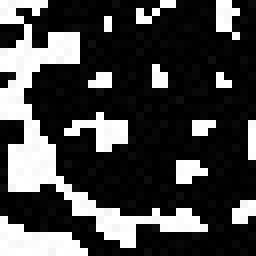
#> input picture small_lemon.jpeg, 32 x 32 px (shown 8 times larger)
$ python test.py
#> lines starting #> are read from the running program, lines starting #| are printed output that depends on the picture
#> further down, imgeLena is the input picture: PIL image 32x32 L; min 0, max 255, mean 68.1
#| Image Size: (32, 32)
import numpy as np

import matplotlib.pyplot as plt

#import matplotlib.image as img
import PIL.Image as Image

import math
import cmath

import time

import csv

from numpy import binary_repr


class DCT(object):
    """
    This class DCT implements all the procedures for transforming a given 2D digital image
    into its corresponding frequency-domain image (Forward DCT Transform)
    """

    @classmethod
    def __computeSinglePoint2DCT(self, imge, u, v, N):
        """
        A private method that computes a single value of the 2D-DCT from a given image.

        Parameters
        ----------
        imge : ndarray
            The input image.

        u : ndarray
            The index in x-dimension.

        v : ndarray
            The index in y-dimension.

        N : int
            Size of the image.

        Returns
        -------
        result : float
            The computed single value of the DCT.
        """
        result = 0

        for x in range(N):
            for y in range(N):
                result += imge[x, y] * math.cos(((2*x + 1)*u*math.pi)/(2*N)) * math.cos(((2*y + 1)*v*math.pi)/(2*N))

        #Add the tau value to the result
        if (u==0) and (v==0):
            result = result/N
        elif (u==0) or (v==0):
            result = (math.sqrt(2.0)*result)/N
        else:
            result = (2.0*result)/N

        return result

    @classmethod
    def __computeSinglePointInverse2DCT(self, imge, x, y, N):
        """
        A private method that computes a single value of the 2D-DCT from a given image.

        Parameters
        ----------
        imge : ndarray
            The input image.

        u : ndarray
            The index in x-dimension.

        v : ndarray
            The index in y-dimension.

        N : int
            Size of the image.

        Returns
        -------
        result : float
            The computed single value of the DCT.
        """
        result = 0

        for u in range(N):
            for v in range(N):
                if (u==0) and (v==0):
                    tau = 1.0/N
                elif (u==0) or (v==0):
                    tau = math.sqrt(2.0)/N
                else:
                    tau = 2.0/N
                result += tau * imge[u, v] * math.cos(((2*x + 1)*u*math.pi)/(2*N)) * math.cos(((2*y + 1)*v*math.pi)/(2*N))

        return result

    @classmethod
    def computeForward2DDCT(self, imge):
        """
        Computes/generates the 2D DCT of an input image in spatial domain.

        Parameters
        ----------
        imge : ndarray
            The input image to be transformed.

        Returns
        -------
        final2DDFT : ndarray
            The transformed image.
        """

        # Assuming a square image
        N = imge.shape[0]
#> N = 32
        final2DDCT = np.zeros([N, N], dtype=float)
        for u in range(N):
            for v in range(N):
                #Compute the DCT value for each cells/points in the resulting transformed image.
                final2DDCT[u, v] = DCT.__computeSinglePoint2DCT(imge, u, v, N)
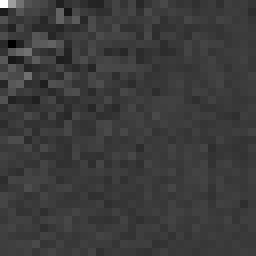
#> final2DDCT: shape (32, 32) float64 (shown 8 times larger); min -655.1, max 2178.3, mean 6.1; drawn with min black and max white
        return final2DDCT

    @classmethod
    def computeInverse2DDCT(self, imge):
        """
        Computes/generates the 2D DCT of an input image in spatial domain.

        Parameters
        ----------
        imge : ndarray
            The input image to be transformed.

        Returns
        -------
        final2DDFT : ndarray
            The transformed image.
        """

        # Assuming a square image
        N = imge.shape[0]
        finalInverse2DDCT = np.zeros([N, N], dtype=float)
        for x in range(N):
            for y in range(N):
                #Compute the DCT value for each cells/points in the resulting transformed image.
                finalInverse2DDCT[x, y] = DCT.__computeSinglePointInverse2DCT(imge, x, y, N)
        return finalInverse2DDCT

    @classmethod
    def normalize2DDCTByLog(self, dctImge):
        """
        Computes the log transformation of the transformed DCT image to make the range
        of the DCT values b/n 0 to 255

        Parameters
        ----------
        dctImge : ndarray
            The input DCT transformed image.

        Returns
        -------
        dctNormImge : ndarray
            The normalized version of the transformed image.
        """

        #Normalize the DCT values of a transformed image:
        dctImge = np.absolute(dctImge)
        dctNormImge = (255/ math.log10(255)) * np.log10(1 + (255/(np.max(dctImge))*dctImge))

        return dctNormImge


#Read an image file
imgeLena = Image.open("small_lemon.jpeg") # open an image

#Convert the image file to a matrix
imgeLena = np.array(imgeLena)

#Convert the uint datatype of the matrix values into 'int' for using the negative values
imgeLena = imgeLena.astype('int')

#Display the image:
print("Image Size:", imgeLena.shape)
plt.imshow(imgeLena, cmap=plt.get_cmap('gray'), vmin=0, vmax=255)
plt.show()

dctImgeLena = DCT.computeForward2DDCT(imgeLena)

plt.imshow(dctImgeLena, cmap=plt.get_cmap('gray'))

plt.show()
inverseImge = np.round(DCT.computeInverse2DDCT(dctImgeLena))
plt.imshow(inverseImge, cmap=plt.get_cmap('gray'))
plt.show()
